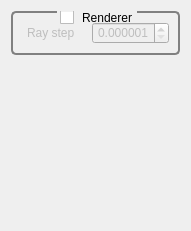
<?xml version="1.0" encoding="UTF-8"?>
<ui version="4.0">
 <class>GvQCustomEditor</class>
 <widget class="QWidget" name="GvQCustomEditor">
  <property name="geometry">
   <rect>
    <x>0</x>
    <y>0</y>
    <width>191</width>
    <height>231</height>
   </rect>
  </property>
  <property name="windowTitle">
   <string>Custom Editor</string>
  </property>
  <property name="styleSheet">
   <string>QGroupBox
{
     background-color: qlineargradient(x1: 0, y1: 0, x2: 0, y2: 1,
                                       stop: 0 #E0E0E0, stop: 1 #FFFFFF);
     border: 2px solid gray;
     border-radius: 5px;
     margin-top: 1ex; /* leave space at the top for the title */
 }

 QGroupBox::title
{
	 subcontrol-origin: margin;
     subcontrol-position: top center; /* position at the top center */
     padding: 0 3px;
     background-color: qlineargradient(x1: 0, y1: 0, x2: 0, y2: 1,
                                       stop: 0 #FFOECE, stop: 1 #FFFFFF);
 }

QLabel
{
	border-radius: 4px;
	padding: 2px;
 }
</string>
  </property>
  <layout class="QVBoxLayout" name="verticalLayout">
   <item>
    <widget class="QGroupBox" name="_rendererParametersGroupBox">
     <property name="title">
      <string>Renderer</string>
     </property>
     <property name="checkable">
      <bool>true</bool>
     </property>
     <property name="checked">
      <bool>false</bool>
     </property>
     <layout class="QGridLayout" name="gridLayout_3">
      <item row="0" column="0">
       <widget class="QLabel" name="label_7">
        <property name="text">
         <string>Ray step</string>
        </property>
       </widget>
      </item>
      <item row="0" column="1">
       <widget class="QDoubleSpinBox" name="_rendererRayStepDoubleSpinBox">
        <property name="alignment">
         <set>Qt::AlignRight|Qt::AlignTrailing|Qt::AlignVCenter</set>
        </property>
        <property name="decimals">
         <number>6</number>
        </property>
        <property name="minimum">
         <double>0.000001000000000</double>
        </property>
        <property name="maximum">
         <double>1.000000000000000</double>
        </property>
        <property name="singleStep">
         <double>0.010000000000000</double>
        </property>
       </widget>
      </item>
     </layout>
    </widget>
   </item>
   <item>
    <spacer name="verticalSpacer">
     <property name="orientation">
      <enum>Qt::Vertical</enum>
     </property>
     <property name="sizeHint" stdset="0">
      <size>
       <width>20</width>
       <height>122</height>
      </size>
     </property>
    </spacer>
   </item>
  </layout>
 </widget>
 <resources/>
 <connections/>
</ui>
